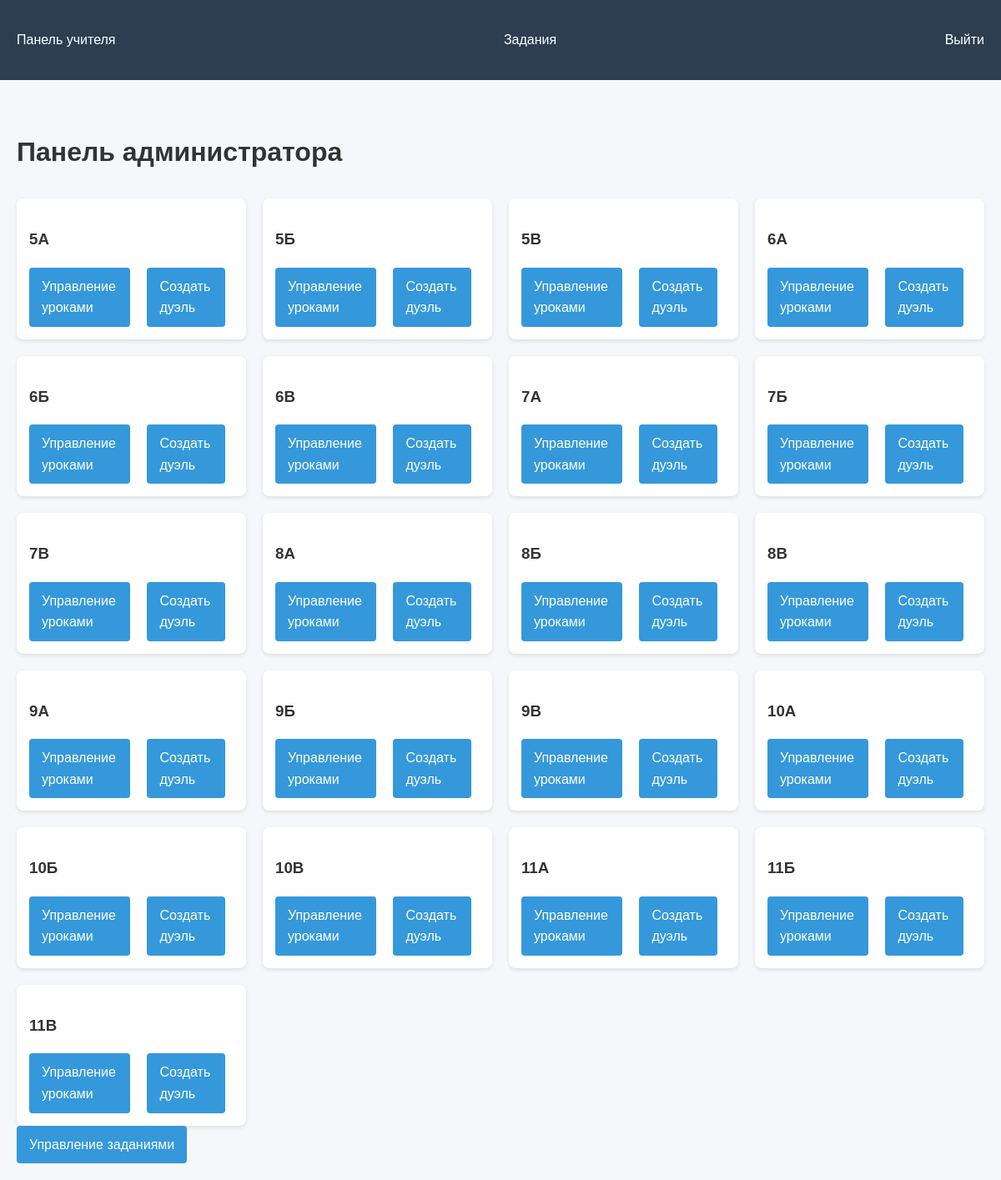
Page /admin (signed in) on the committed database.
### tables this page shows
CREATE TABLE classes (
            id INTEGER PRIMARY KEY,
            name TEXT NOT NULL UNIQUE
        );

### app.py (the view)
@app.route('/admin')
def admin_dashboard():
    if not session.get('is_admin'):
        return redirect(url_for('index'))
    conn = create_connection()
    try:
        cursor = conn.cursor()
        cursor.execute("SELECT id, name FROM classes")
        classes = cursor.fetchall()
        return render_template('admin_dashboard.html', classes=classes)
    except Error as e:
        flash(f"Ошибка базы данных: {e}", "error")
        return redirect(url_for('index'))
    finally:
        conn.close()

### app.py (called while the page is built)
@app.before_request
def check_concurrent_users():
    if request.path.startswith('/student'):
        if len(session) > 40:
            abort(503, "Сервер перегружен, попробуйте позже")

### db.py (called while the page is built)
def create_connection(db_file="database.db"):
    conn = None
    try:
        conn = sqlite3.connect(
            db_file,
            timeout=30,  # 30 секунд ожидания при блокировке
            check_same_thread=False  # Для многопоточной работы
        )
        conn.row_factory = sqlite3.Row
        conn.execute("PRAGMA journal_mode=WAL")
        conn.execute("PRAGMA synchronous=NORMAL")
        return conn
    except Error as e:
        app.logger.error(f"Ошибка подключения: {e}")
        return None

### templates/admin_dashboard.html (shortened to what this page needs)
{% extends "base.html" %}
{% block content %}
<div class="admin-container">
    <h1>Панель администратора</h1>
    <div class="classes-grid">
        {% for class in classes %}
            <div class="class-card">
                <h3>{{ class.name }}</h3>
                <div class="class-actions">
                    <a href="{{ url_for('class_lessons', class_id=class.id) }}" class="btn btn-sm btn-primary">
                        Управление уроками
                    </a>
                    <a href="{{ url_for('create_duel', class_id=class.id) }}" class="btn btn-sm btn-success">
                        Создать дуэль
                    </a>
                </div>
            </div>
        {% endfor %}
    </div>
    <div class="admin-actions mt-4">
        <a href="{{ url_for('admin_tasks') }}" class="btn btn-secondary">
            Управление заданиями
        </a>
    </div>
</div>
{% endblock %}

### static/style.css (style rules this page uses)
body { font-family: 'Arial', sans-serif; margin: 0; padding: 0; background-color: #f5f7fa; color: #333; line-height: 1.6; }
.btn { display: inline-block; padding: 10px 15px; background-color: #3498db; color: white; border: none; border-radius: 4px; text-decoration: none; cursor: pointer; font-size: 16px; margin-right: 10px; }

### templates/admin_dashboard.html (style rules this page uses)
.classes-grid { display: grid; grid-template-columns: repeat(auto-fill, minmax(250px, 1fr)); gap: 20px; margin-top: 30px; }
.class-card { background: white; border-radius: 8px; padding: 15px; box-shadow: 0 2px 5px rgba(0,0,0,0.1); transition: transform 0.3s; }
.class-actions { display: flex; gap: 10px; margin-top: 10px; }

### rows in the picture
classes: name "5А"
classes: name "5Б"
classes: name "5В"
classes: name "6А"
classes: name "6Б"
classes: name "6В"
classes: name "7А"
classes: name "7Б"
classes: name "7В"
classes: name "8А"
classes: name "8Б"
classes: name "8В"
classes: name "9А"
classes: name "9Б"
classes: name "9В"
classes: name "10А"
classes: name "10Б"
classes: name "10В"
classes: name "11А"
classes: name "11Б"
classes: name "11В"
